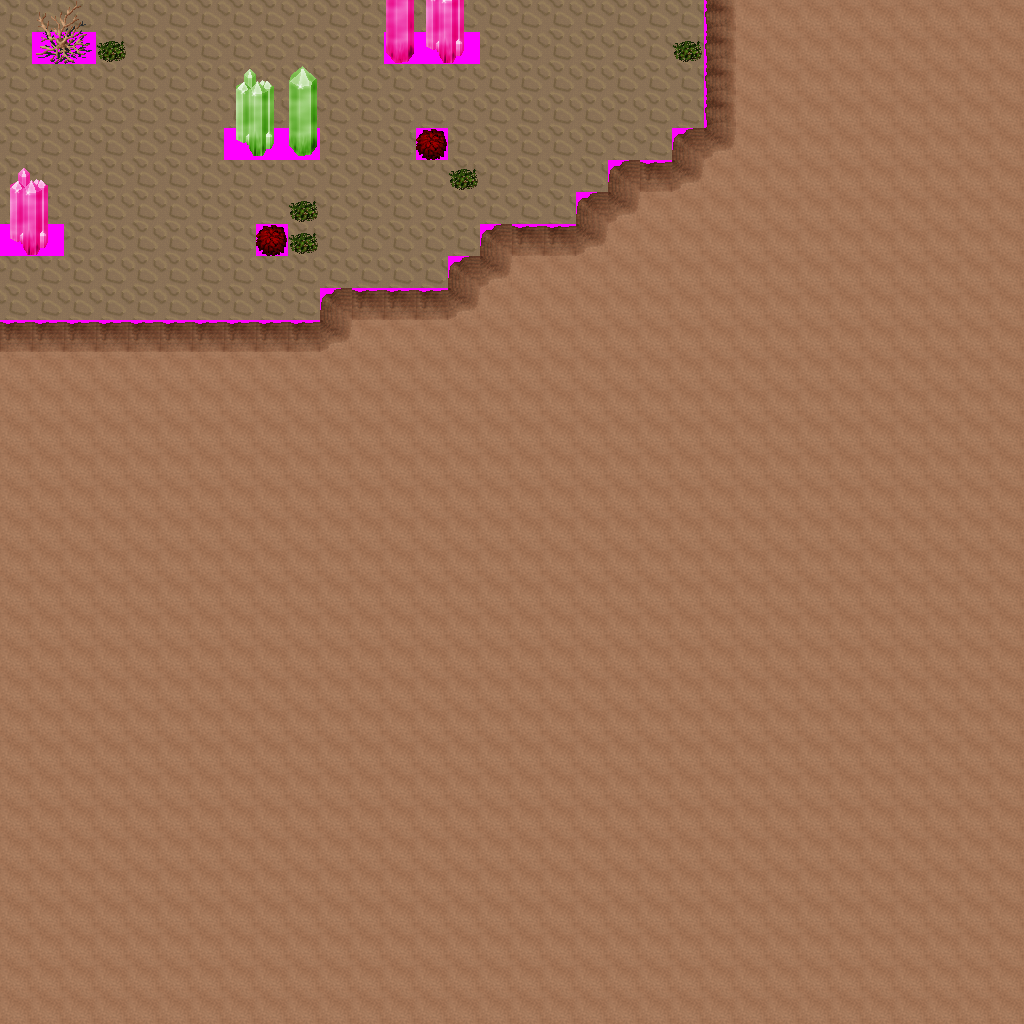

A 2D game scene composited from a Tiled map and its tileset images. What follows is a short description and the map's XML, with each tile layer's data collapsed to a summary:
An orthogonal 32x32 tile map with 32x32 px tiles, 7 tile layers (Ground, Objects, Above, Walkable, ...), 6 tilesets and 10 objects (5x newmap, from_east_0, from_east_1, from_east_2, from_south_0, ...).

<map version="1.0" orientation="orthogonal" width="32" height="32" tilewidth="32" tileheight="32">
 <tileset firstgid="1" name="ground_brown" tilewidth="32" tileheight="32">
  <image source="../drawable/ground_brown.png" width="160" height="32" />
 </tileset>
 <tileset firstgid="6" name="plant_bush_various_small" tilewidth="32" tileheight="32">
  <image source="../drawable/plant_bush_various_small.png" width="96" height="96" />
 </tileset>
 <tileset firstgid="15" name="ground_rock_green_crystal" tilewidth="32" tileheight="32">
  <image source="../drawable/ground_rock_green_crystal.png" width="96" height="96" />
 </tileset>
 <tileset firstgid="24" name="ground_rock_pink_crystal" tilewidth="32" tileheight="32">
  <image source="../drawable/ground_rock_pink_crystal.png" width="96" height="96" />
 </tileset>
 <tileset firstgid="33" name="building_wall_int_sandstone" tilewidth="32" tileheight="32">
  <image source="../drawable/building_wall_int_sandstone.png" width="96" height="160" />
 </tileset>
 <tileset firstgid="48" name="walkable_sentinel" tilewidth="32" tileheight="32">
  <image source="../drawable/walkable_sentinel.png" width="32" height="32" />
 </tileset>
 <layer name="Ground" width="32" height="32">
  <data>[1024 cells, 1024 non-empty, 1 distinct tile ids]</data>
 </layer>
 <layer name="Objects" width="32" height="32">
  <data>[1024 cells, 0 non-empty, 0 distinct tile ids]</data>
 </layer>
 <layer name="Above" width="32" height="32">
  <data>[1024 cells, 15 non-empty, 13 distinct tile ids]</data>
 </layer>
 <layer name="Walkable" width="32" height="32">
  <data>[1024 cells, 851 non-empty, 1 distinct tile ids]</data>
 </layer>
 <layer name="Objects_stendhal" width="32" height="32">
  <data>[1024 cells, 856 non-empty, 15 distinct tile ids]</data>
 </layer>
 <layer name="Above_stendhal" width="32" height="32">
  <data>[1024 cells, 0 non-empty, 0 distinct tile ids]</data>
 </layer>
 <layer name="Objects_stendhal2" width="32" height="32">
  <data>[1024 cells, 0 non-empty, 0 distinct tile ids]</data>
 </layer>
 <objectgroup name="Mapevents" width="32" height="32">
  <object name="exit_west_0" type="newmap" x="0" y="0" width="32" height="32">
   <properties>
    <property name="map" value="level_1_fado_great_cave_e2_x1_y3" />
    <property name="place" value="from_west_0" />
   </properties>
  </object>
  <object name="exit_west_1" type="newmap" x="0" y="64" width="32" height="160">
   <properties>
    <property name="map" value="level_1_fado_great_cave_e2_x1_y3" />
    <property name="place" value="from_west_1" />
   </properties>
  </object>
  <object name="exit_west_2" type="newmap" x="0" y="256" width="32" height="64">
   <properties>
    <property name="map" value="level_1_fado_great_cave_e2_x1_y3" />
    <property name="place" value="from_west_2" />
   </properties>
  </object>
  <object name="exit_north_0" type="newmap" x="0" y="0" width="608" height="32">
   <properties>
    <property name="map" value="level_1_fado_great_cave_e2_x2_y2" />
    <property name="place" value="from_north_0" />
   </properties>
  </object>
  <object name="exit_north_1" type="newmap" x="640" y="0" width="64" height="32">
   <properties>
    <property name="map" value="level_1_fado_great_cave_e2_x2_y2" />
    <property name="place" value="from_north_1" />
   </properties>
  </object>
 </objectgroup>
 <objectgroup name="Spawn" width="32" height="32">
  <object name="from_east_0" x="0" y="0" width="32" height="32" />
  <object name="from_east_1" x="0" y="128" width="32" height="32" />
  <object name="from_east_2" x="0" y="288" width="32" height="32" />
  <object name="from_south_0" x="288" y="0" width="32" height="32" />
  <object name="from_south_1" x="672" y="0" width="32" height="32" />
 </objectgroup>
 <objectgroup name="Keys" width="32" height="32" />
 <objectgroup name="Replace" width="32" height="32" />
</map>
